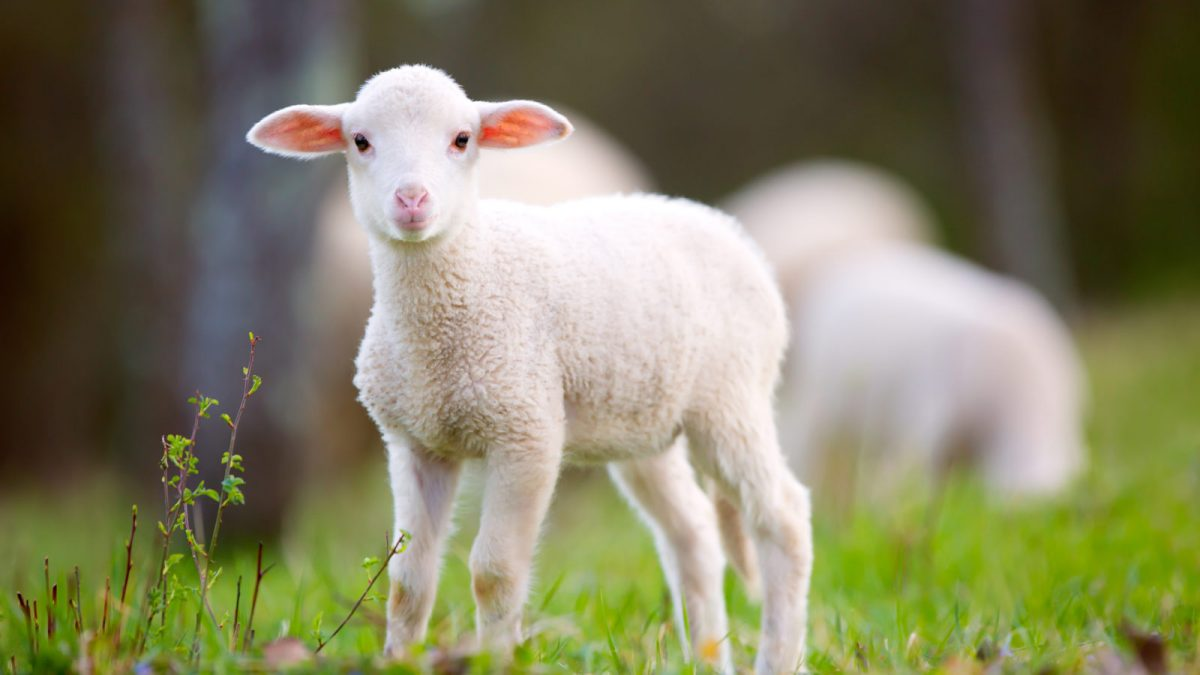
#> input picture images/sheep.jpg, 1200 x 675 px
$ jupyter execute s7-2_rotations.ipynb
#> lines starting #> are read from the running program, lines starting #| are printed output that depends on the picture; long printed decimals are rounded
[cell 1]
import cv2 as cv
import numpy as np
import matplotlib.pyplot as plt

[cell 2]
img = cv.imread("../../images/sheep.jpg")
#> img is the input picture: shape (675, 1200, 3); mean B, G, R 98.1, 127.9, 130.2

## Custom theta

[cell 3]
theta = np.deg2rad(10)

M = np.float32([
    [np.cos(theta), -np.sin(theta),0],
    [np.sin(theta),np.cos(theta),0]
])

output = cv.warpAffine(img,M,img.shape[:2][::-1])
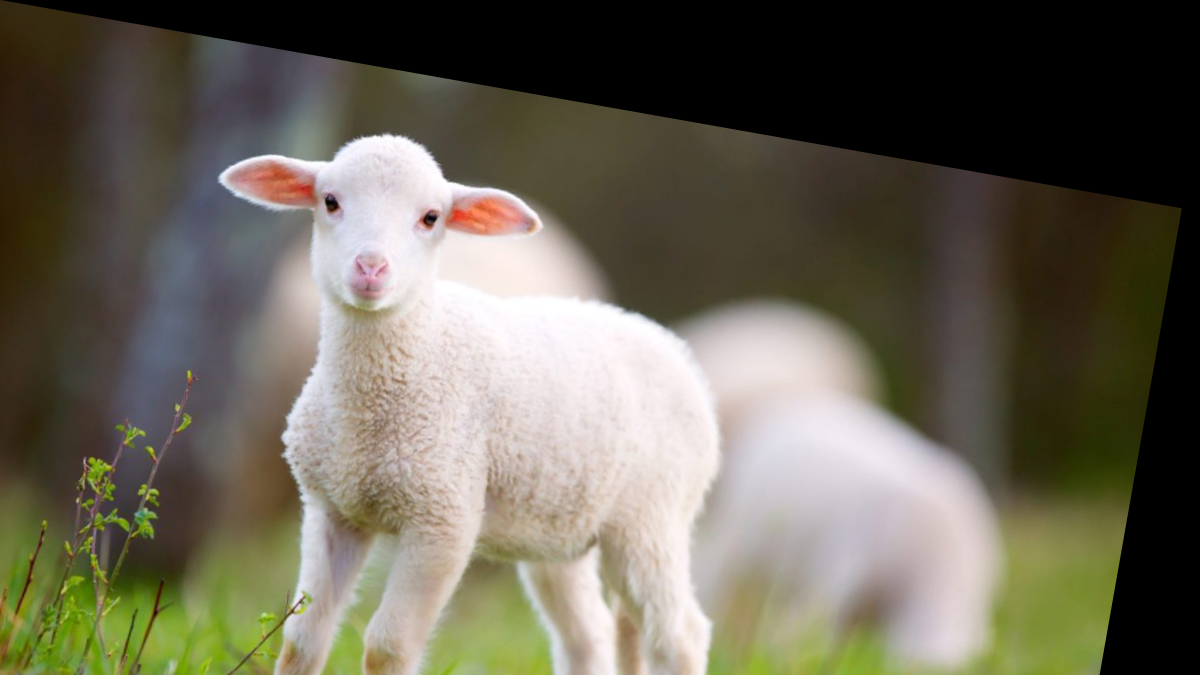
#> output: shape (675, 1200, 3); mean B, G, R 86.7, 101.7, 106.3

plt.figure(figsize=(10,6))
plt.subplot(121); plt.imshow(img[...,::-1])
plt.subplot(122); plt.imshow(output[...,::-1])
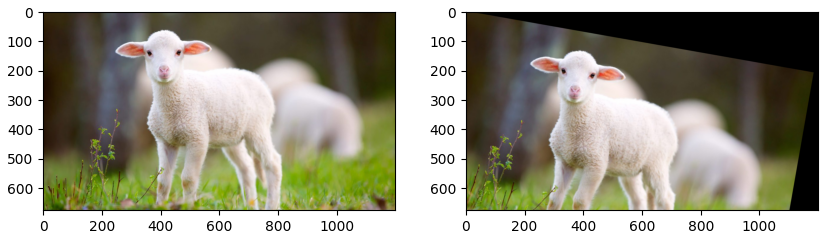
#> figure drawn by matplotlib, 2 panels

## Rotation with Translation

[cell 4]
theta = np.deg2rad(10)

M = np.float32([
    [np.cos(theta), -np.sin(theta), 50],
    [np.sin(theta),np.cos(theta), 100]
])

output = cv.warpAffine(img,M,img.shape[:2][::-1])
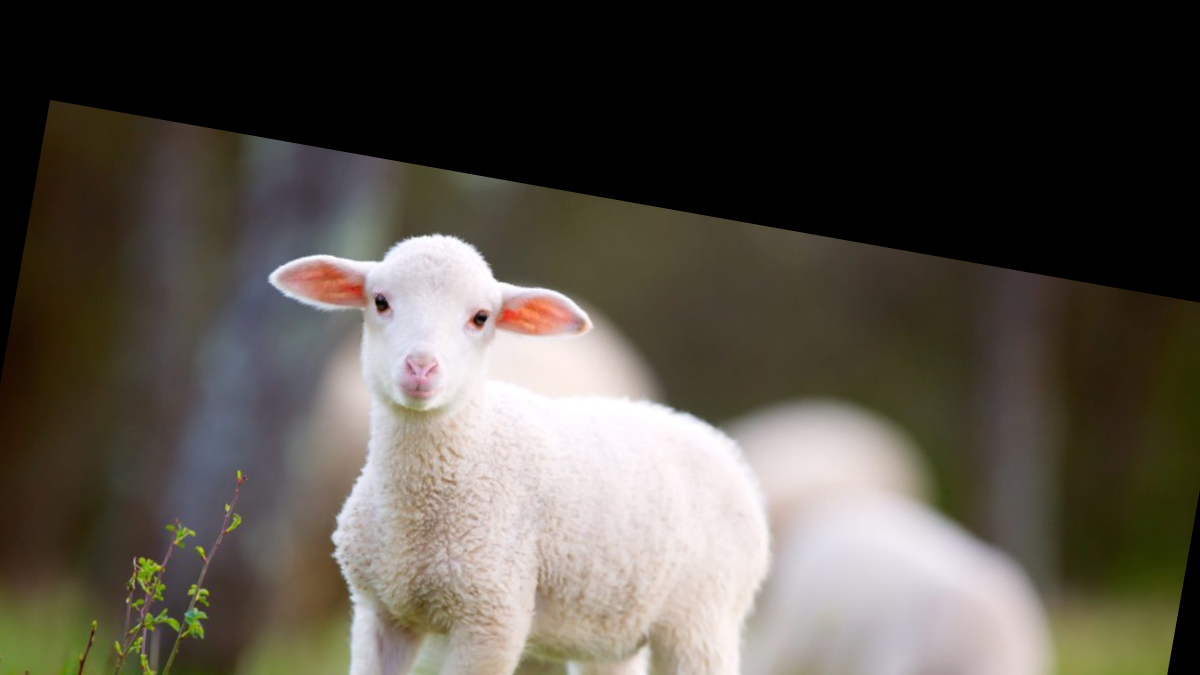
#> output: shape (675, 1200, 3); mean B, G, R 72.2, 80.5, 86.1

plt.figure(figsize=(10,6))
plt.subplot(121); plt.imshow(img[...,::-1])
plt.subplot(122); plt.imshow(output[...,::-1])
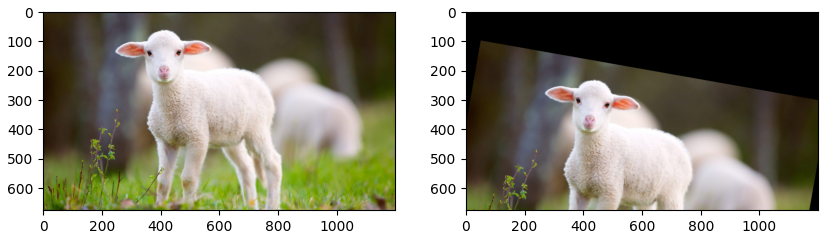
#> figure drawn by matplotlib, 2 panels

## Use getRotationMatrix2D

[cell 5]
H, W = img.shape[:2]
#> H = 675; W = 1200

M = cv.getRotationMatrix2D((W/2, H/2), 10, 0.8)
print(M)
#| [[ 7.87846202e-01  1.38918542e-01  8.04072706e+01]
#|  [-1.38918542e-01  7.87846202e-01  1.54953032e+02]]
output = cv.warpAffine(img,M,(W,H))
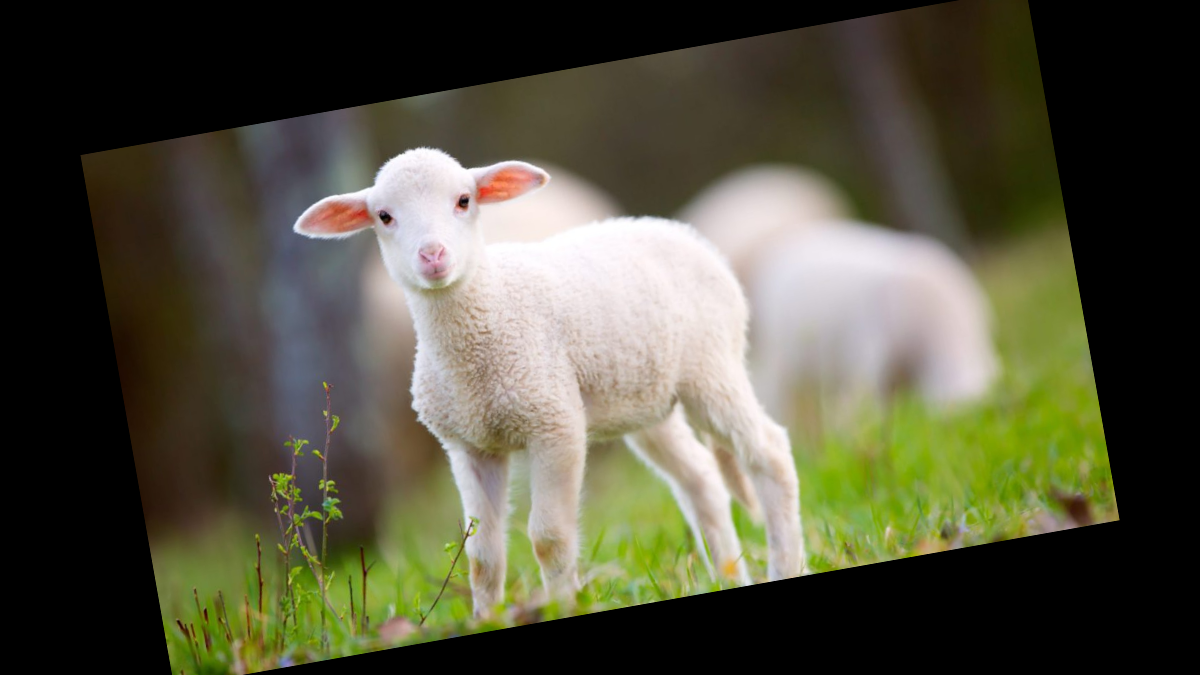
#> output: shape (675, 1200, 3); mean B, G, R 62.8, 81.8, 83.2

plt.figure(figsize=(10,6))
plt.subplot(121); plt.imshow(img[...,::-1])
plt.subplot(122); plt.imshow(output[...,::-1])
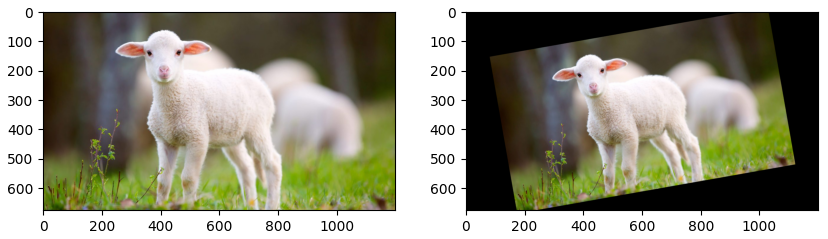
#> figure drawn by matplotlib, 2 panels

## Flip and Transpose

[cell 6]
plt.figure(figsize=(10,6))
plt.subplot(221); plt.imshow(img[...,::-1]); plt.title("Original")
plt.subplot(222); plt.imshow(cv.transpose(img)[...,::-1]); plt.title("Transpose")
plt.subplot(223); plt.imshow(cv.flip(img, 0)[...,::-1]); plt.title("Flip 0")
plt.subplot(224); plt.imshow(cv.flip(img, 1)[...,::-1]); plt.title("Flip 1")
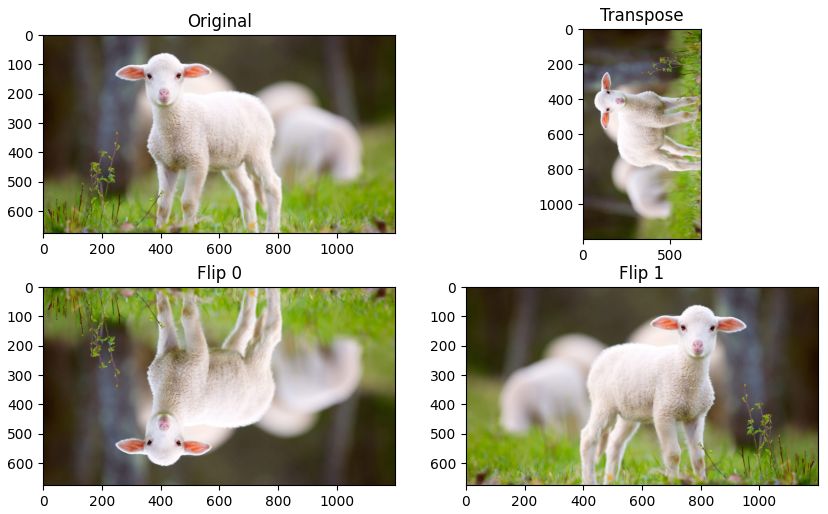
#> figure drawn by matplotlib, 4 panels

$ run again, with images/car_number.jpg copied over images/sheep.jpg
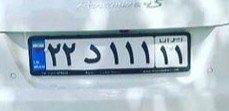
#> input picture images/car_number.jpg, 229 x 111 px
#> img is the input picture: shape (111, 229, 3); mean B, G, R 200, 190.9, 173.9
#| [[ 0.7878   0.1389 16.582]
#|  [-0.1389  0.7878  27.681]]
#> `output = cv.warpAffine(img,M,(W,H))`:
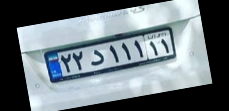
#> output: shape (111, 229, 3); mean B, G, R 127.1, 121.3, 110.5
#> `[cell 6] plt.figure(figsize=(10,6)) plt.subplot(221); plt.imshow(img[...`:
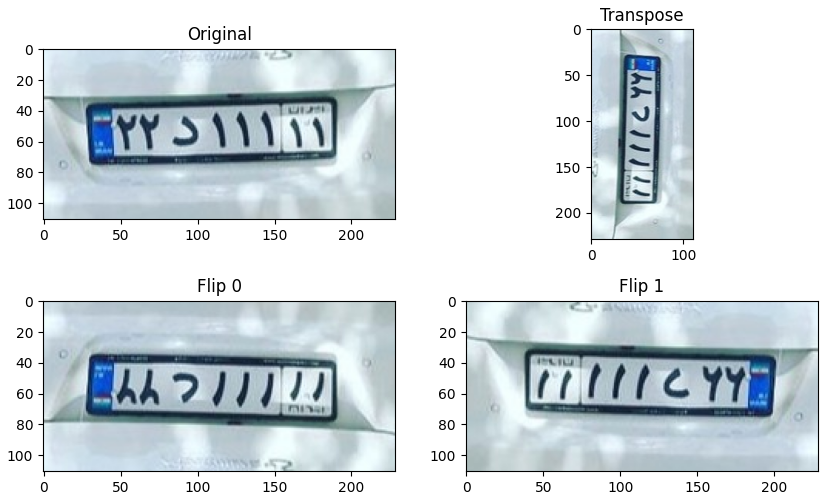
#> figure drawn by matplotlib, 4 panels
